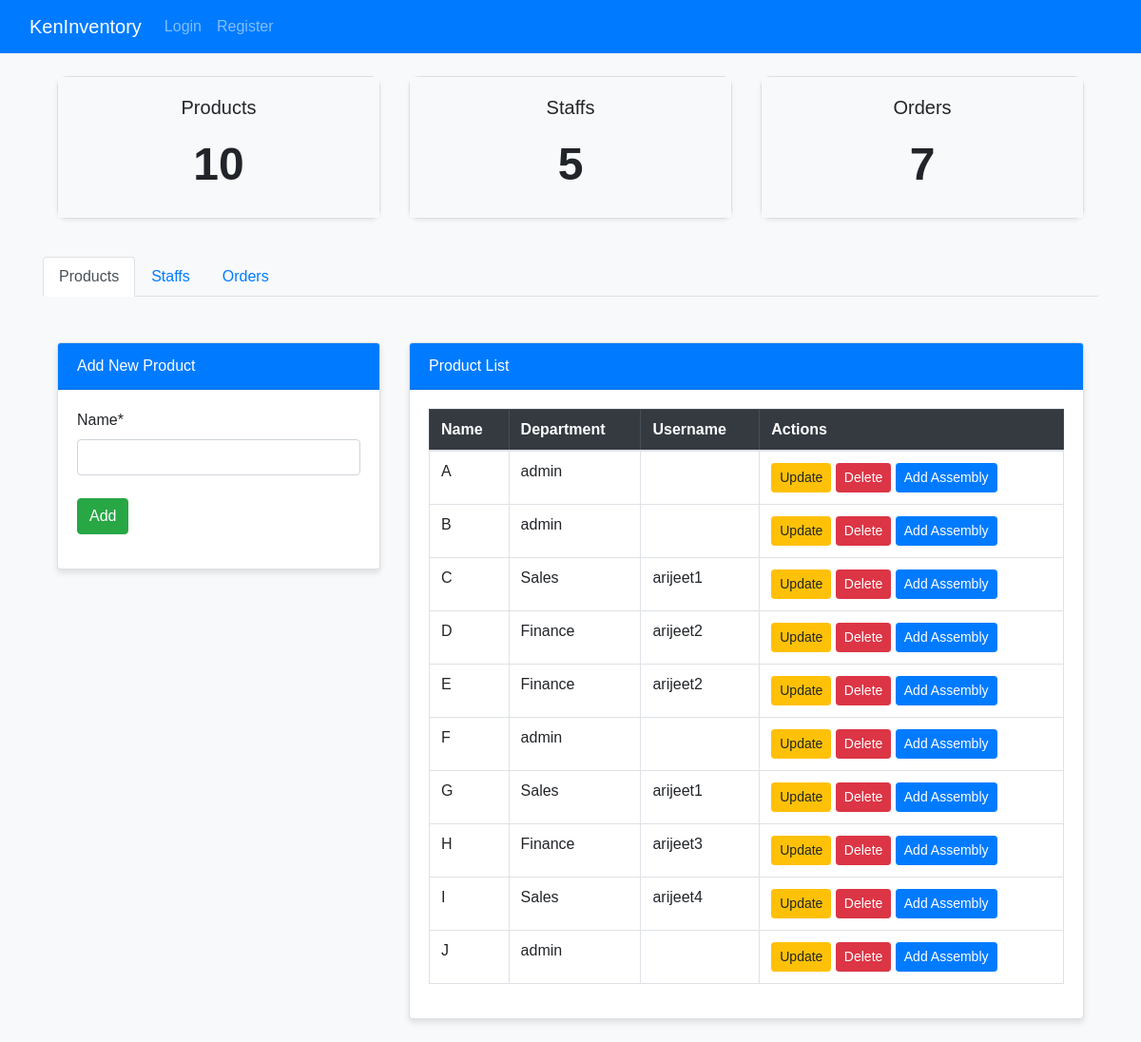
The app's page /product/ with its own data.
### dashboard/models.py (models this page shows, shortened)
class Product(models.Model):
    name = models.CharField(max_length=255)
    customer = models.ForeignKey(User, on_delete=models.CASCADE, null=True)

### user/models.py (models this page shows, shortened)
class Profile(models.Model):
    staff = models.OneToOneField(User, on_delete=models.CASCADE)
    address = models.CharField(max_length=200,null=True)
    phone = models.CharField(max_length=50,null=True)
    image = models.ImageField(default='avtar.jpg',
                              upload_to='profile_images')
    department = models.CharField(max_length=50, choices=DEPARTMENTS)

### dashboard/views.py (the view)
# urls.py: path('product/',views.product,name='dashboard-product'),
def product(request):
    customer = User.objects.filter(groups=2)
    customers_count = User.objects.all().count()
    products=Product.objects.all()
    products_count=products.count()
    order_count = Order.objects.all().count()
    if request.method == 'POST':
        form = ProductForm(request.POST)
        if form.is_valid():
            form.save()
            return redirect('dashboard-product')
    else:
        form = ProductForm()
    context={
        'customer':customer,
        'form': form,
        'products':products,
        'customers_count':customers_count,
        'order_count': order_count,
        'products_count':products_count
    }
    return render(request,'dashboard/product.html',context)

### dashboard/forms.py
class ProductForm(forms.ModelForm):
    class Meta:
        model = Product
        exclude = ['customer']

### templates/dashboard/product.html (shortened to what this page needs)
{% extends 'partials/base.html' %}
{% load crispy_forms_tags %}
{% block content %}
{% include 'partials/topside.html' %}
<div class="container mt-4">
    <div class="row">
        <div class="col-md-4">
            <div class="card my-4">
                <div class="card-header bg-primary text-white">
                    Add New Product
                </div>
                <div class="card-body">
                    <form method="POST" class="form">
                        {{ form|crispy }}
                        <button type="submit" class="btn btn-success mt-2">Add</button>
                    </form>
                </div>
            </div>
        </div>
        <div class="col-md-8">
            <div class="card my-4">
                <div class="card-header bg-primary text-white">
                    Product List
                </div>
                <div class="card-body">
                    <table class="table table-hover table-bordered">
                        <thead class="table-dark">
                            <tr>
                                <th>Name</th>
                                <th>Department</th>
                                <th>Username</th>
                                <th>Actions</th>
                            </tr>
                        </thead>
                        <tbody>
                            {% for item in products %}
                            <tr>
                                <td>{{ item.name }}</td>
                                <td>{{ item.customer.profile.department|default:"admin" }}</td>
                                <td>{{ item.customer.username }}</td>
                                <td>
                                    <a class="btn btn-sm btn-warning" href="{% url 'dashboard-product-update' item.id %}">Update</a>
                                    <a class="btn btn-sm btn-danger" href="{% url 'dashboard-product-delete' item.id %}">Delete</a>
                                    <a class="btn btn-sm btn-primary" href="{% url 'dashboard-product-add-assembly' item.id %}">Add Assembly</a>
                                </td>
                            </tr>
                            {% endfor %}
                        </tbody>
                    </table>
                </div>
            </div>
        </div>
    </div>
</div>
{% endblock %}

### templates/partials/base.html (shortened to what this page needs)
{% load static %}
<html lang="en">
<head>
    <link rel="stylesheet" href="https://cdn.jsdelivr.net/npm/bootstrap@4.6.0/dist/css/bootstrap.min.css"
>
    <link rel="stylesheet" href="https://use.fontawesome.com/releases/v5.15.2/css/all.css"
>
    <link rel="stylesheet" href="{% static 'custom.css' %}">
</head>
<body>
    {% include 'partials/nav.html' %}
    <div class="container">
        {% block content %}
        {% endblock %}
    </div>
</body>
</html>

### templates/partials/nav.html (shortened to what this page needs)
<nav class="navbar navbar-expand-lg navbar-dark bg-primary">
    <div class="container-fluid">
        <a class="navbar-brand" href="{% url 'dashboard-index' %}">KenInventory</a>
        <div class="collapse navbar-collapse" id="navbarNav">
            <ul class="navbar-nav me-auto">
                {% if user.is_authenticated %}
                <li class="nav-item">
                    <a class="nav-link active" href="{% url 'dashboard-index' %}">Dashboard</a>
                </li>
                <li class="nav-item">
                    <a class="nav-link" href="{% url 'user-profile' %}">{{ user.username }}'s Profile</a>
                </li>
                <li class="nav-item">
                    <a class="nav-link" href="{% url 'user-logout' %}">Logout</a>
                </li>
                {% else %}
                <li class="nav-item">
                    <a class="nav-link" href="{% url 'user-login' %}">Login</a>
                </li>
                <li class="nav-item">
                    <a class="nav-link" href="{% url 'user-register' %}">Register</a>
                </li>
                {% endif %}
            </ul>
        </div>
    </div>
</nav>

### templates/partials/topside.html (shortened to what this page needs)
<div class="container my-4">
    <div class="row">
        <div class="col-md-4 mb-3">
            <div class="card text-center shadow-sm" style="border-radius: 10px;">
                <div class="card-body" style="background-color: #f8f9fa;">
                    <h5 class="card-title">Products</h5>
                    <p class="card-text" id="product-count" style="font-size: 3rem; font-weight: bold;"> {{products_count}}</p>
                </div>
            </div>
        </div>
        <div class="col-md-4 mb-3">
            <div class="card text-center shadow-sm" style="border-radius: 10px;">
                <div class="card-body" style="background-color: #f8f9fa;">
                    <h5 class="card-title">Staffs</h5>
                    <p class="card-text" id="staff-count" style="font-size: 3rem; font-weight: bold;">{{customers_count}}</p>
                </div>
            </div>
        </div>
        <div class="col-md-4 mb-3">
            <div class="card text-center shadow-sm" style="border-radius: 10px;">
                <div class="card-body" style="background-color: #f8f9fa;">
                    <h5 class="card-title">Orders</h5>
                    <p class="card-text" id="order-count" style="font-size: 3rem; font-weight: bold;">{{order_count}}</p>
                </div>
            </div>
        </div>
    </div>
</div>
<ul class="nav nav-tabs my-3">
    <li class="nav-item">
        <a class="nav-link active" data-bs-toggle="tab" href="{% url 'dashboard-product' %}">Products</a>
    </li>
    <li class="nav-item">
        <a class="nav-link" data-bs-toggle="tab" href="{% url 'dashboard-customers' %}">Staffs</a>
    </li>
    <li class="nav-item">
        <a class="nav-link" data-bs-toggle="tab" href="{% url 'dashboard-order' %}">Orders</a>
    </li>
</ul>

### static/custom.css (style rules this page uses)
body { font-family: "Poppins", sans-serif; background-color: #f8f9fa; }
.card { box-shadow: 0 4px 6px rgba(0, 0, 0, 0.1); }

### records on screen
Product: name "A", customer.profile.department "admin"
Product: name "B", customer.profile.department "admin"
Product: name "C", customer.profile.department "Sales", customer.username "arijeet1"
Product: name "D", customer.profile.department "Finance", customer.username "arijeet2"
Product: name "E", customer.profile.department "Finance", customer.username "arijeet2"
Product: name "F", customer.profile.department "admin"
Product: name "G", customer.profile.department "Sales", customer.username "arijeet1"
Product: name "H", customer.profile.department "Finance", customer.username "arijeet3"
Product: name "I", customer.profile.department "Sales", customer.username "arijeet4"
Product: name "J", customer.profile.department "admin"

### other values on screen
{{ products_count }} "10"
{{ customers_count }} "5"
{{ order_count }} "7"
